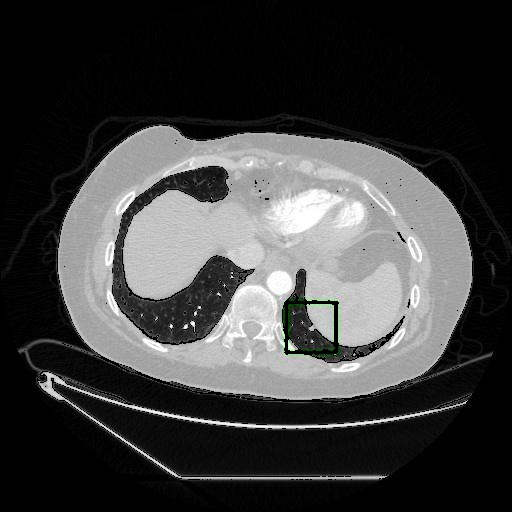
#> input picture ct_images/valid/images/marked_309_422_50_jpg.rf.d460921e44a6494e0cad84e471c6293d.jpg, 512 x 512 px, found by its file name; its folder holds only this picture in this run
$ python no_green_square.py
#> lines starting #> are read from the running program, lines starting #| are printed output that depends on the picture; after the words box and inside, x2 and y2 are one past the last pixel; in counts of white or black regions, pixels touching at a corner belong together
import os
import cv2
import numpy as np

# Path to the folder containing the images
folder_path = r'C:\Users\Dell\Downloads\ct_images\valid\images'
folder_path1 = r'C:\Users\Dell\Downloads\ct_images\valid\images\after'

# Define the lower and upper bounds for the green color in BGR
lower_green = np.array([0, 100, 0])
upper_green = np.array([150, 255, 150])

# Loop through all files in the folder
for filename in os.listdir(folder_path):
    if filename.endswith('.jpg') or filename.endswith('.jpeg') or filename.endswith('.png'):
        # Load the image
        image = cv2.imread(os.path.join(folder_path, filename))
#> image is the input picture: shape (512, 512, 3); mean B, G, R 62.7, 62.8, 62.7

        # Create a mask to locate green areas
        mask = cv2.inRange(image, lower_green, upper_green)
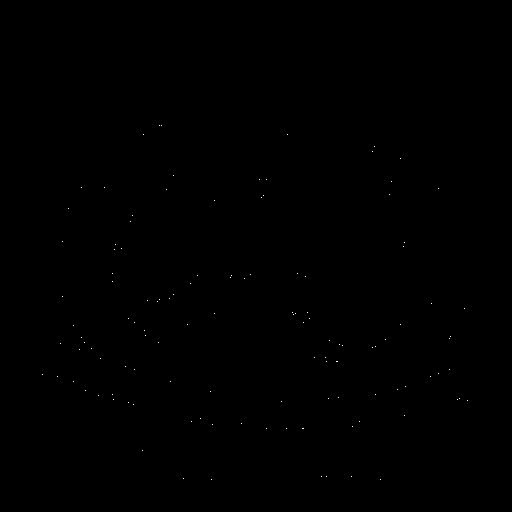
#> mask: shape (512, 512); 0.05% white in thin lines or dots, all inside (x1, y1, x2, y2) = (42, 125, 468, 480)

        # Replace green pixels with black
        image[mask > 0] = [0, 0, 0]
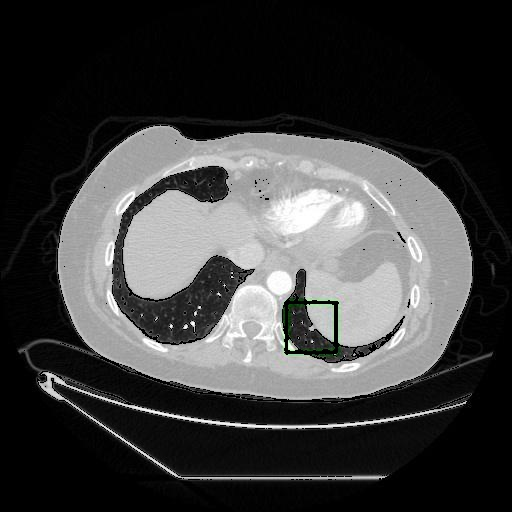
#> image: shape (512, 512, 3); 0.05% of pixels changed, all inside (x1, y1, x2, y2) = (42, 125, 468, 480)

        # Save the result with the original filename
        cv2.imwrite(os.path.join(folder_path1, filename), image)

$ run again, on ct_images/valid/images/marked_344_482_217_jpg.rf.032af948763d5801a8a978d9f24ab5e8.jpg
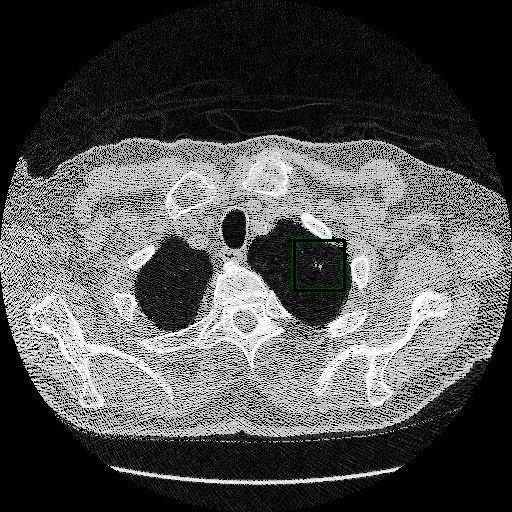
#> input picture ct_images/valid/images/marked_344_482_217_jpg.rf.032af948763d5801a8a978d9f24ab5e8.jpg, 512 x 512 px, found by its file name
#> image is the input picture: shape (512, 512, 3); mean B, G, R 80.1, 80.2, 80.1
#> `mask = cv2.inRange(image, lower_green, upper_green)`:
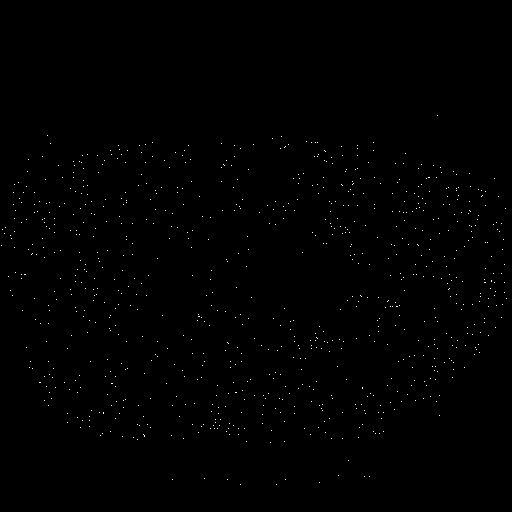
#> mask: shape (512, 512); 0.34% white in thin lines or dots, all inside (x1, y1, x2, y2) = (1, 115, 507, 485)
#> `image[mask > 0] = [0, 0, 0]`:
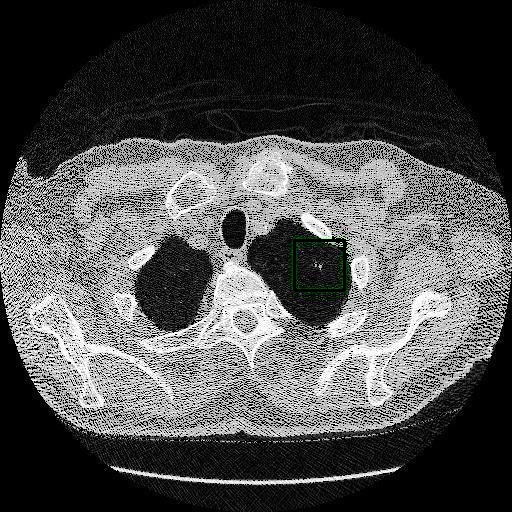
#> image: shape (512, 512, 3); 0.34% of pixels changed, all inside (x1, y1, x2, y2) = (1, 115, 507, 485)

$ run again, on ct_images/valid/images/marked_330_453_54_jpg.rf.1748756492c5fb5f2fcc5da532a75432.jpg
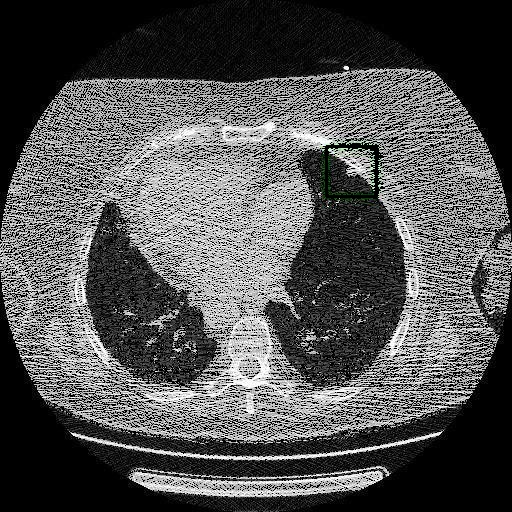
#> input picture ct_images/valid/images/marked_330_453_54_jpg.rf.1748756492c5fb5f2fcc5da532a75432.jpg, 512 x 512 px, found by its file name
#> image is the input picture: shape (512, 512, 3); mean B, G, R 82.8, 82.9, 82.8
#> `mask = cv2.inRange(image, lower_green, upper_green)`:
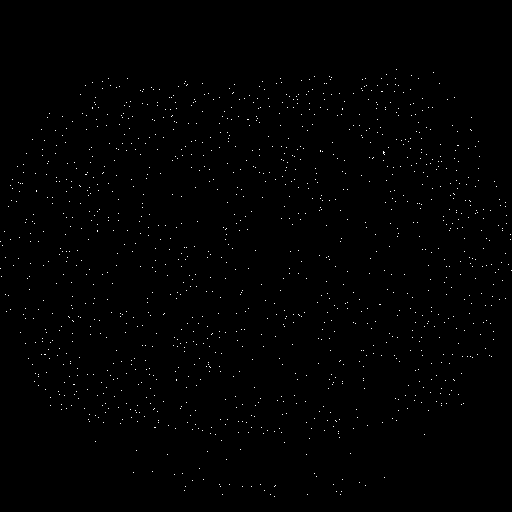
#> mask: shape (512, 512); 0.49% white in thin lines or dots, all inside (x1, y1, x2, y2) = (0, 69, 512, 497)
#> `image[mask > 0] = [0, 0, 0]`:
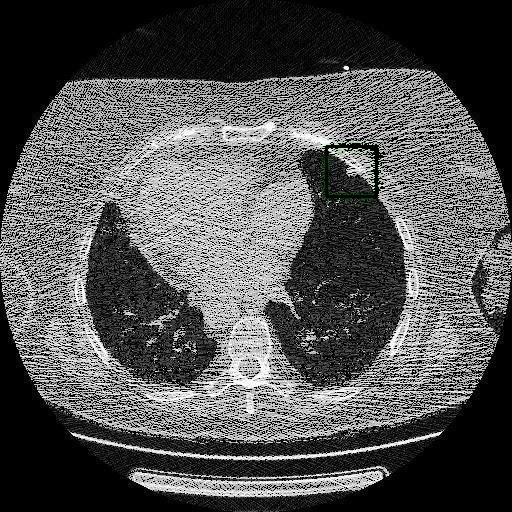
#> image: shape (512, 512, 3); 0.49% of pixels changed, all inside (x1, y1, x2, y2) = (0, 69, 512, 497)
